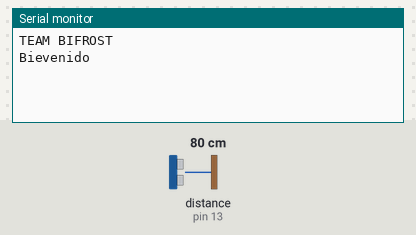
The sketch below on a simulated Arduino Uno, built with avr-gcc and run on an emulated ATmega328P. Shown: the last lines printed to the serial monitor. Wiring (inferred from the names in the program): ultrasonic range finder: trigger pin 12; echo pin 13. Inputs (shaded band) come from the test bench; at power-on: distance to the obstacle (sensor on pin 13) 80 cm. The echo pulse lasts 58.3 µs per cm.

Above: at 3.2 s.
3.3 s: distance to the obstacle (sensor on pin 13) set to 2 cm
At 3.47 s:
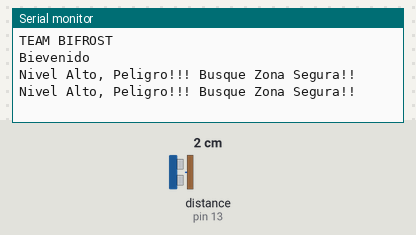
5.2 s: distance to the obstacle (sensor on pin 13) set to 5 cm
At 5.29 s:
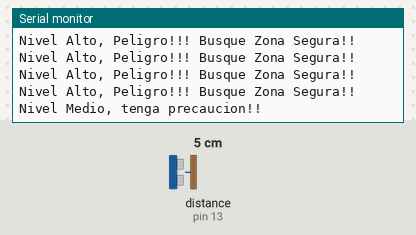

The sketch:

arduinbocode.ino
```cpp
//# include <SoftwareSerial.h>


int Trig = 12;
int Echo = 13;

 //softwareSerial mySerial(7,8);

void setup() {

 //mySerial.begin(9600);
 //mySerial.println("conexion exitosa");
 pinMode(Trig,OUTPUT);
 pinMode(Echo,INPUT);

  Serial.begin(9600);
  Serial.println("TEAM BIFROST");

  Serial.println("Bievenido");
  delay(2000);


}

void loop() {

   long duracion;
   long distancia;

  digitalWrite(Trig,LOW);
  delayMicroseconds(4);
  digitalWrite(Trig,HIGH);
  delayMicroseconds(10);
  digitalWrite(Trig,LOW);

  duracion = pulseIn(Echo,HIGH);
  duracion = duracion/2;

  distancia = duracion/29;


  if(distancia<=16 && distancia>=8){
  Serial.println("Nivel bajo");
   //mySerial.println("Nivel bajo");


  }
  if(distancia<7 && distancia>=3){
  Serial.println("Nivel Medio, tenga precaucion!!");
  // mySerial.println("Nivel Medio, tenga precaucion!!");

  }
  if(distancia<3 && distancia>= 1 ){
  Serial.println("Nivel Alto, Peligro!!! Busque Zona Segura!!");
   //mySerial.println("Nivel Alto, Peligro!!! Busque Zona Segura!!");
  }


  delay(100);

 }
```

Measured:
- the behaviour switches between 3 and 4 cm on distance to the obstacle (sensor on pin 13) (found by bisection; images 1 and 2)
- after the input at 3.3 s, the serial monitor: prints a new line after 0.07 s (image 1)
- after the input at 5.2 s, the serial monitor: prints a new line after 0.09 s (image 2)
